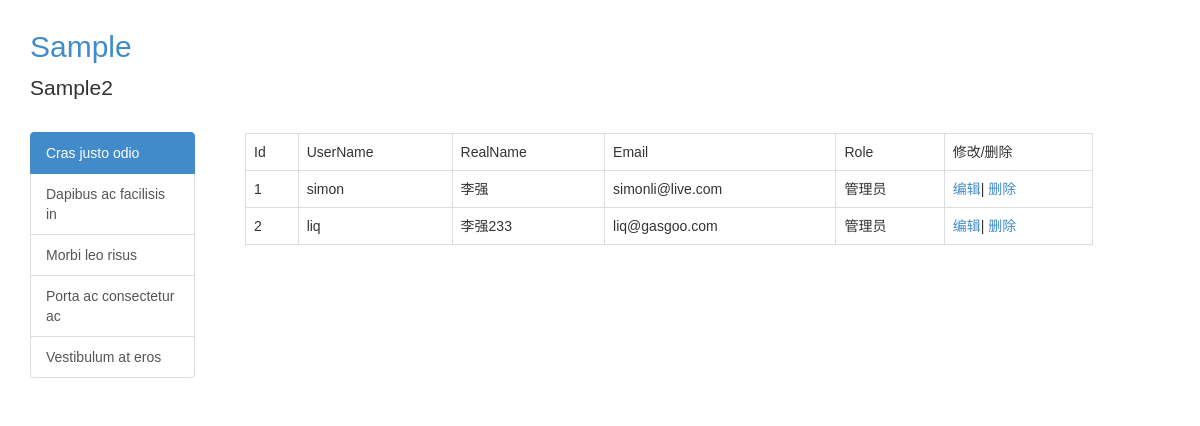
The app's page /auth/user/list, older data.
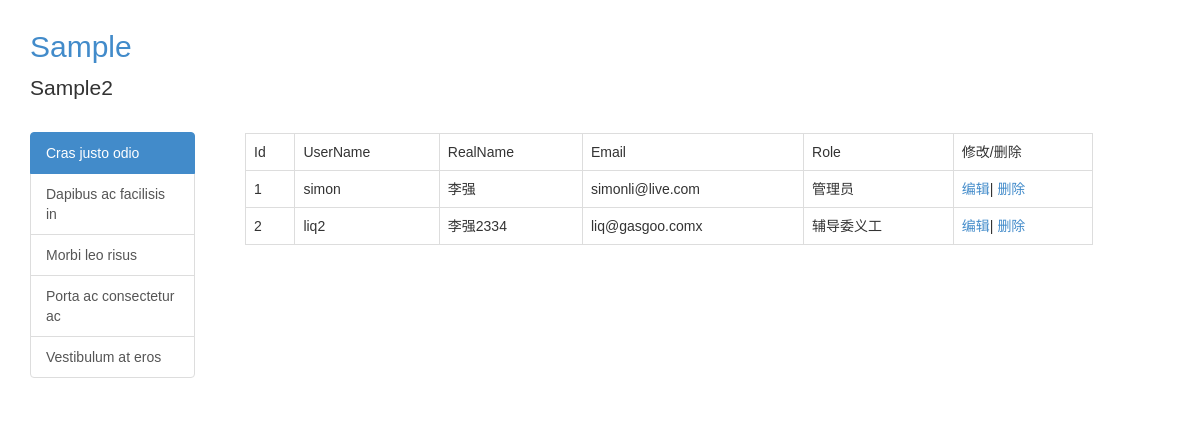
The same page, newer data.
### putidms/models/user.py (models this page shows, shortened)
class User(UserMixin, db.Model):
    __tablename__ = 'users'
    id = db.Column(db.Integer, primary_key=True, autoincrement=True)
    username = db.Column(db.String(50), nullable=False, unique=True, index=True)
    _password_hash = db.Column('password', db.String(255), nullable=False, server_default=u'')
    realname = db.Column(db.String(255))
    email = db.Column(db.String(255), nullable=False)
    last_login_time = db.Column(db.DateTime, default=datetime.now)
    last_login_ip = db.Column(db.String(50), default='')
    login_count = db.Column(db.Integer, nullable=False, default=0)
    is_active = db.Column(db.Boolean, nullable=False, default=True)
    role_id = db.Column(db.Integer, db.ForeignKey('roles.id'))
    create_user = db.Column(db.Integer)
    create_time = db.Column(db.DateTime)
    update_user = db.Column(db.Integer)
    update_time = db.Column(db.DateTime, default=datetime.utcnow)
    is_delete = db.Column(db.Integer,default=0)
    @property
    def password(self):
        raise AttributeError('password is not a readable attribute.')
    @password.setter
    def password(self, password):
        self._password_hash = generate_password_hash(password)

class Role(db.Model):
    __tablename__ = 'roles'
    id = db.Column(db.Integer, primary_key=True, autoincrement=True)
    name = db.Column(db.String(50), nullable=False, unique=True, index=True)
    show_name = db.Column(db.String(100))
    default = db.Column(db.Boolean, default=False, index=True)
    permissions = db.Column(db.Integer)
    users = db.relationship('User', backref='role', lazy='dynamic')

### putidms/auth/views.py (the view)
@mod.route('/user/list')
def user_list():
    users = User.query.all()
    return render_template('auth/user_list.html', users=users)

### putidms/templates/auth/user_list.html
{% extends 'base.html' %}
{% block content %}
    {% if users %}
        <table class="table table-bordered">
            <tr>
                <td>Id</td>
                <td>UserName</td>
                <td>RealName</td>
                <td>Email</td>
                <td>Role</td>
                <td>修改/删除</td>
            </tr>
            {% for u in users %}
                <tr>
                    <td>{{ u.id }}</td>
                    <td>{{ u.username }}</td>
                    <td>{{ u.realname }}</td>
                    <td>{{ u.email }}</td>
                    <td>{{ u.role.show_name }}</td>
                    <td><a href="{{ url_for('auth.user_edit',id=u.id) }}">编辑</a>|
                        <a href="{{ url_for('auth.user_delete',id=u.id) }}">删除</a>
                    </td>
                </tr>
            {% endfor %}
        </table>
    {% endif %}
{% endblock %}

### putidms/templates/base.html (shortened to what this page needs)
<!DOCTYPE html>
<html lang="en">
<head>
    {% block css %}
    <link href="{{ url_for('static', filename='bootstrap/css/bootstrap.min.css') }}" rel="stylesheet"
          type="text/css"/>
    <link href="{{ url_for('static', filename='css/common.css') }}" rel="stylesheet" type="text/css"/>
    {% endblock %}
</head>
<body>
<header>
    <div class='header-top'>
        <div class="container">
            <h2 class="putidms-title"><a href="{{ url_for('main.index') }}">Sample</a></h2>
            <p class="lead signature">Sample2</p>
        </div>
    </div>
</header>
<div class="container">
    <div class="row" id="content2">
        <div class="col-md-2">
            {% block sidebar %}
            <div class="list-group">
                <a href="#" class="list-group-item active">
                    Cras justo odio
                </a>
                <a href="#" class="list-group-item">Dapibus ac facilisis in</a>
                <a href="#" class="list-group-item">Morbi leo risus</a>
                <a href="#" class="list-group-item">Porta ac consectetur ac</a>
                <a href="#" class="list-group-item">Vestibulum at eros</a>
            </div>
            {% endblock %}
        </div>
        <div class="col-md-9" style="margin-left: 20px">
            <div class="row">
                <div class="col-md-12">
                </div>
            </div>
            <div class="row">
                <div class="col-md-12">
                    {% block content %}{% endblock %}
                </div>
            </div>
        </div>
    </div>
</div>
</body>
</html>

### putidms/static/css/common.css (style rules this page uses)
.container { margin-top: 10px; }
.putidms-title a { text-decoration: none; }

Row changes from the older to the newer data that the page shows:
changed User id 2: username "liq" → "liq2"; realname "李强233" → "李强2334"; email "liq@gasgoo.com" → "liq@gasgoo.comx"; role.show_name "管理员" → "辅导委义工"
